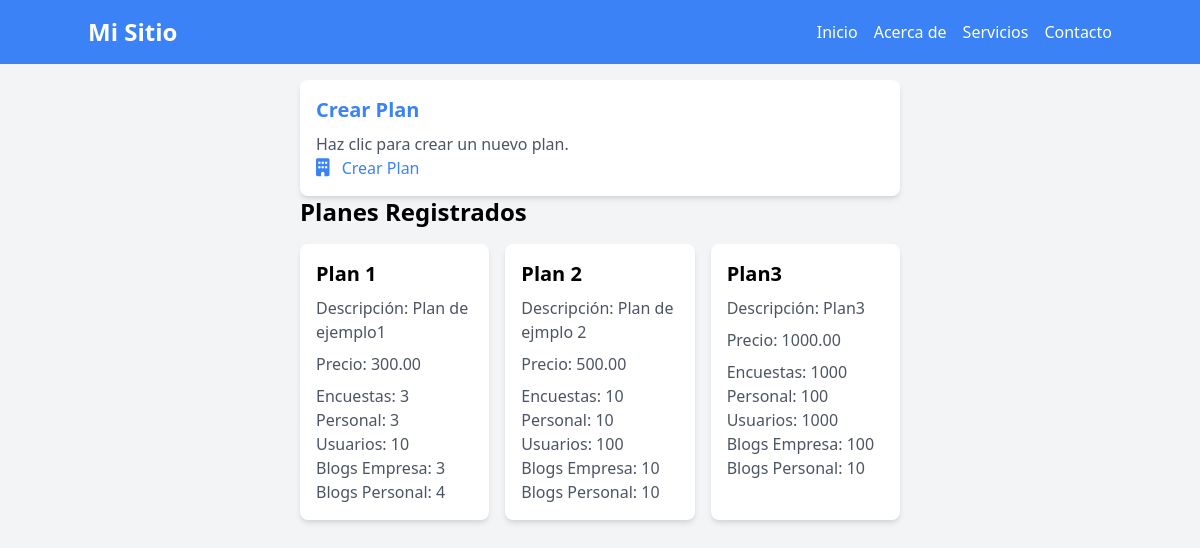
Screenshot of /sadmin/planes.php (signed in) with the database file from the repository.
### tables this page shows
CREATE TABLE `planes` (
  `id` int(11) NOT NULL,
  `nombre` varchar(255) NOT NULL,
  `descripcion` text DEFAULT NULL,
  `precio` decimal(10,2) NOT NULL,
  `encuestas_numero` int(11) NOT NULL,
  `personal_numero` int(11) NOT NULL,
  `usuarios_numero` int(11) NOT NULL,
  `blogsempresa_numero` int(11) NOT NULL,
  `blogpersonal_numero` int(11) NOT NULL
);

### sadmin/planes.php (the view, shortened to what this page needs)
<?php
include("bd.php");
$sql = "SELECT * FROM planes";
$result = mysqli_query($conexion, $sql);
if ($result && mysqli_num_rows($result) > 0) {
    $planes = mysqli_fetch_all($result, MYSQLI_ASSOC);
} else {
    $planes = array();
}
?>
<!DOCTYPE html>
<html lang="es">
<head>
    <?php include("links.php"); ?>
</head>
<body class="bg-gray-100">
    <?php include("navbar.php"); ?>
    <div class="w-1/2 mx-auto mt-4">
        <a href="crear_planes.php" class="text-blue-500 hover:underline mb-4">
            <div class="bg-white p-4 rounded-lg shadow-md">
                <h3 class="text-xl font-semibold mb-2">Crear Plan</h3>
                <p class="text-gray-600">Haz clic para crear un nuevo plan.</p>
                <i class="fas fa-building text-lg mr-2"></i>
                Crear Plan
            </div>
        </a>
        <h2 class="text-2xl font-semibold mb-4">Planes Registrados</h2>
        <div class="grid grid-cols-1 md:grid-cols-2 lg:grid-cols-3 gap-4">
            <?php foreach ($planes as $plan) : ?>
                <div class="bg-white p-4 rounded-lg shadow-md">
                    <h3 class="text-xl font-semibold mb-2"><?php echo $plan['nombre']; ?></h3>
                    <p class="text-gray-600 mb-2">Descripción: <?php echo $plan['descripcion']; ?></p>
                    <p class="text-gray-600 mb-2">Precio: <?php echo $plan['precio']; ?></p>
                    <p class="text-gray-600">Encuestas: <?php echo $plan['encuestas_numero']; ?></p>
                    <p class="text-gray-600">Personal: <?php echo $plan['personal_numero']; ?></p>
                    <p class="text-gray-600">Usuarios: <?php echo $plan['usuarios_numero']; ?></p>
                    <p class="text-gray-600">Blogs Empresa: <?php echo $plan['blogsempresa_numero']; ?></p>
                    <p class="text-gray-600">Blogs Personal: <?php echo $plan['blogpersonal_numero']; ?></p>
                </div>
            <?php endforeach; ?>
        </div>
    </div>
</body>
</html>

### rows the page displays
planes: nombre "Plan 1", descripcion "Plan de ejemplo1", precio "300.00", encuestas_numero "3", personal_numero "3", usuarios_numero "10", blogsempresa_numero "3", blogpersonal_numero "4"
planes: nombre "Plan 2", descripcion "Plan de ejmplo 2", precio "500.00", encuestas_numero "10", personal_numero "10", usuarios_numero "100", blogsempresa_numero "10", blogpersonal_numero "10"
planes: nombre "Plan3", descripcion "Plan3", precio "1000.00", encuestas_numero "1000", personal_numero "100", usuarios_numero "1000", blogsempresa_numero "100", blogpersonal_numero "10"
